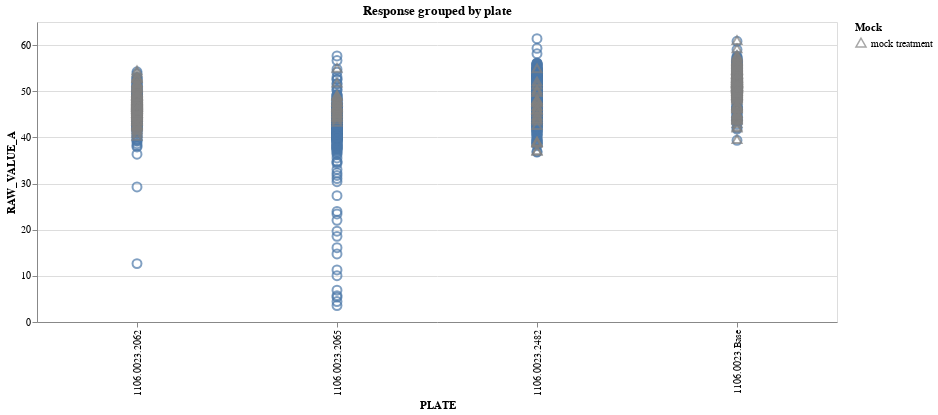

Notebook source saved alongside this figure:
### Code cell
chart1 = (
    alt.Chart(data_sample)
    .mark_point(size=80)
    .encode(
        x="PLATE",
        y="RAW_VALUE_A",
        tooltip=["SMILES", "RAW_VALUE_A"],
    )
    .interactive()
    .properties(title="Response grouped by plate", width=800, height=300)
)

chart2 = (
    alt.Chart(data_sample.query('WELL_TYPE == "mock treatment"'))
    .mark_point(size=80)
    .encode(
        x="PLATE",
        y="RAW_VALUE_A",
        tooltip=["SMILES", "RAW_VALUE_A"],
        color=alt.value("grey"),
        shape=alt.Shape(
            "WELL_TYPE",
            title="Mock",
            scale=alt.Scale(
                domain=[
                    "mock treatment",
                ],
                range=[
                    "triangle",
                ],
            ),
        ),
    )
    .interactive()
    .properties(title="Response grouped by plate", width=800, height=300)
)


chart1 + chart2

### Figure 1 — Vega-Lite specification as saved in the notebook (floating-point values rounded to 4 significant figures; data arrays with more than 128 entries replaced by an {"elided": "..."} marker saying what was removed)
{"config": {"view": {"continuousWidth": 400, "continuousHeight": 300}}, "layer": [{"data": {"name": "data-a336c5aab16ccaca543139ef5faa3f70"}, "mark": {"type": "point", "size": 80}, "encoding": {"tooltip": [{"field": "SMILES", "type": "nominal"}, {"field": "RAW_VALUE_A", "type": "quantitative"}], "x": {"field": "PLATE", "type": "nominal"}, "y": {"field": "RAW_VALUE_A", "type": "quantitative"}}, "height": 300, "selection": {"selector001": {"type": "interval", "bind": "scales", "encodings": ["x", "y"]}}, "title": "Response grouped by plate", "width": 800}, {"data": {"name": "data-a11c93502febeb93a12fbbdedf8a3413"}, "mark": {"type": "point", "size": 80}, "encoding": {"color": {"value": "grey"}, "shape": {"field": "WELL_TYPE", "scale": {"domain": ["mock treatment"], "range": ["triangle"]}, "title": "Mock", "type": "nominal"}, "tooltip": [{"field": "SMILES", "type": "quantitative"}, {"field": "RAW_VALUE_A", "type": "quantitative"}], "x": {"field": "PLATE", "type": "nominal"}, "y": {"field": "RAW_VALUE_A", "type": "quantitative"}}, "height": 300, "selection": {"selector002": {"type": "interval", "bind": "scales", "encodings": ["x", "y"]}}, "title": "Response grouped by plate", "width": 800}], "$schema": "https://vega.github.io/schema/vega-lite/v4.17.0.json", "datasets": {"data-a336c5aab16ccaca543139ef5faa3f70": {"elided": "1536 records"}, "data-a11c93502febeb93a12fbbdedf8a3413": {"elided": "664 records"}}}
